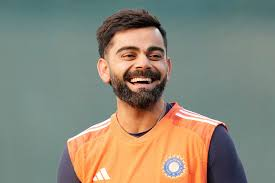
#> input picture virat.jpg, 275 x 183 px, given in place of the camera
$ python integrationofcolornspeech.py
#> lines starting #> are read from the running program, lines starting #| are printed output that depends on the picture; after the words box and inside, x2 and y2 are one past the last pixel; in counts of white or black regions, pixels touching at a corner belong together
import cv2
import numpy as np
import pyttsx3

def nothing(x):
    pass

# Initialize the camera
cap = cv2.VideoCapture(0)

# Initialize text-to-speech engine
engine = pyttsx3.init()
engine.say("Hello guys, welcome to ROBOMANTHAN. Now you can see the new technology of smart automation. Are you interested to see this new technology of Robomanthan?")
engine.runAndWait()

# Create a window
cv2.namedWindow("Tracking")

# Create trackbars for BGR values
cv2.createTrackbar("Lower B", "Tracking", 0, 255, nothing)
#> slider 'Lower B' is set to 51
cv2.createTrackbar("Lower G", "Tracking", 0, 255, nothing)
#> slider 'Lower G' is set to 51
cv2.createTrackbar("Lower R", "Tracking", 0, 255, nothing)
#> slider 'Lower R' is set to 51
cv2.createTrackbar("Upper B", "Tracking", 255, 255, nothing)
cv2.createTrackbar("Upper G", "Tracking", 255, 255, nothing)
cv2.createTrackbar("Upper R", "Tracking", 255, 255, nothing)

# Previous color state
prev_color_name = ""

def get_color_name(b, g, r):
    """Rough logic to guess the color name based on dominant channel"""
    if r > 150 and g < 100 and b < 100:
        return "Red"
    elif g > 150 and r < 100 and b < 100:
        return "Green"
    elif b > 150 and r < 100 and g < 100:
        return "Blue"
    elif r > 150 and g > 150 and b < 100:
        return "Yellow"
    elif r > 180 and g > 180 and b > 180:
        return "White"
    elif r < 50 and g < 50 and b < 50:
        return "Black"
    else:
        return "Unknown Color"

while True:
    # Capture the frame
    ret, frame = cap.read()
#> frame is the input picture: shape (183, 275, 3); mean B, G, R 120.3, 135.4, 138.7
    if not ret:
        break

    # Get trackbar positions for lower and upper BGR values
    l_b = cv2.getTrackbarPos("Lower B", "Tracking")
    l_g = cv2.getTrackbarPos("Lower G", "Tracking")
    l_r = cv2.getTrackbarPos("Lower R", "Tracking")
    u_b = cv2.getTrackbarPos("Upper B", "Tracking")
    u_g = cv2.getTrackbarPos("Upper G", "Tracking")
    u_r = cv2.getTrackbarPos("Upper R", "Tracking")

    # Define lower and upper bounds
    lower_bound = np.array([l_b, l_g, l_r])
    upper_bound = np.array([u_b, u_g, u_r])

    # Create mask and result
    mask = cv2.inRange(frame, lower_bound, upper_bound)
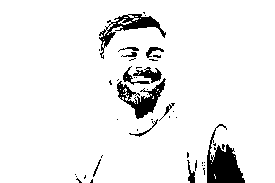
#> mask: shape (183, 275); 93.2% white; 46 black regions (34 under 20 px), largest, box (x1, y1, x2, y2) and area: (207, 124, 245, 183) 1106, (117, 78, 166, 119) 727, (99, 14, 166, 59) 706
    result = cv2.bitwise_and(frame, frame, mask=mask)
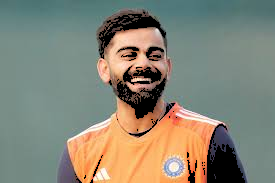
#> result: shape (183, 275, 3); mean B, G, R 117.7, 132.5, 134.1

    # Count number of non-zero pixels to detect presence
    non_zero_count = cv2.countNonZero(mask)
#> non_zero_count = 46906
    if non_zero_count > 5000:  # color area is significant
        # Take average color in mask region
        mean_val = cv2.mean(frame, mask=mask)
#> mean_val = (126.3, 142.2, 143.8, 0)
        b, g, r = int(mean_val[0]), int(mean_val[1]), int(mean_val[2])
#> b = 126; g = 142; r = 143
        color_name = get_color_name(b, g, r)
#> color_name = 'Unknown Color'

        # Speak only if color is new
        if color_name != prev_color_name and color_name != "Unknown Color":
            engine.say(f"{color_name} color detected")
            engine.runAndWait()
            prev_color_name = color_name
    else:
        prev_color_name = ""

    # Show output
    cv2.imshow("Original Frame", frame)
    cv2.imshow("Tracking", result)

    if cv2.waitKey(1) & 0xFF == ord('q'):
#> (key q is pressed here)
        break

# Cleanup
cap.release()
cv2.destroyAllWindows()
